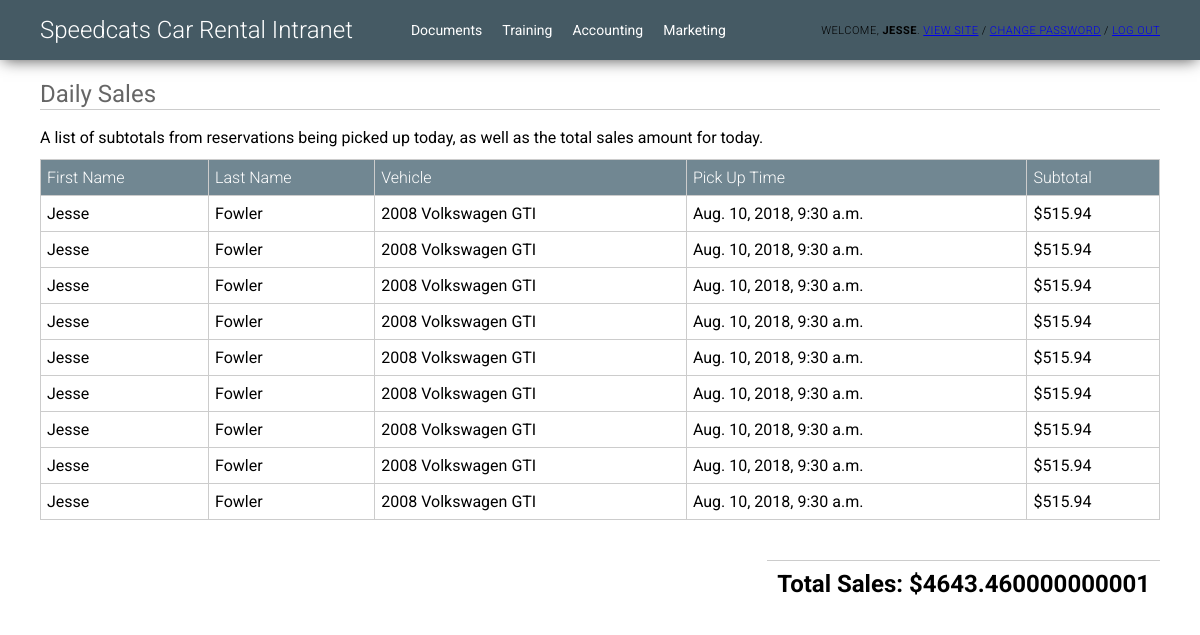
/inventory/daily_sales/ (signed in), run on the app's committed database.
### inventory/models.py (models this page shows, shortened)
class Reservation(models.Model):
	user = models.ForeignKey(settings.AUTH_USER_MODEL, on_delete=models.CASCADE, related_name="reservations")
	vehicle = models.ForeignKey(Vehicle, on_delete=models.CASCADE)
	pick_up_time = models.DateTimeField(blank=False, null=False)
	pick_up_location = models.ForeignKey(Store, on_delete=models.CASCADE, related_name='pick_up_store')
	drop_off_time = models.DateTimeField(blank=False, null=False)
	drop_off_location = models.ForeignKey(Store, on_delete=models.CASCADE, related_name='drop_off_store')
	subtotal = models.DecimalField(max_digits=8, decimal_places=2, null=True)
	tax = models.DecimalField(max_digits=8, decimal_places=2, null=True)
	total = models.DecimalField(max_digits=8, decimal_places=2, null=True)
	miles_driven = models.IntegerField(null=True, blank=True)

class Vehicle(models.Model):
	status_choices = (
		('m', 'Maintenance'),
		('a', 'Available'),
		('r', 'Reserved'),
	)
	vehicle_type_choices = (
		('c', 'Car'),
		('s', 'SUV'),
		('t', 'Truck'),
	)
	engine_type_choices = (
		('i4', 'Inline 4'),
		('i6', 'Inline 6'),
		('v4', 'V4'),
		('v6', 'V6'),
		('v8', 'V8'),
		('w8', 'W8'),
		('vr6', 'VR6'),
		('e', 'Electric'),
		('h', 'Hybrid'),
	)
	VIN = models.CharField(max_length=17)
	store = models.ForeignKey(Store, on_delete=models.CASCADE)
	year = models.IntegerField()
	make = models.CharField(max_length=30)
	model = models.CharField(max_length=30)
	color = models.CharField(max_length=10)
	mileage = models.IntegerField()
	image = models.ImageField(upload_to="vehicle_photos", blank=True)
	gas_mileage = models.IntegerField(null=True, blank=True)
	engine_size = models.DecimalField(max_digits=2, decimal_places=1, null=True, blank=True)
	engine_type = models.CharField(
		max_length=3,
		choices=engine_type_choices,
		default='i4',
	)
	storage_space = models.IntegerField(null=True, blank=True)
	horsepower = models.IntegerField(null=True, blank=True)
	price = models.DecimalField(max_digits=8, decimal_places=2, default=85.99)
	status = models.CharField(
		max_length=1,
		choices=status_choices,
		default='a',
	)
	vehicle_type = models.CharField(
		max_length=1,
		choices=vehicle_type_choices,
		default='c',
	)
	def __str__(self):
		return str(self.year) + ' ' + self.make + ' ' + self.model

### inventory/views.py (the view)
# urls.py: path('daily_sales/', views.daily_sales, name='daily_sales'),
@staff_member_required
def daily_sales(request):
	total = 0.0
	query_results = []
	now = datetime.now().date()
	results = Reservation.objects.all()
	for result in results:
		if result.pick_up_time.date() == now:
			query_results.append(result)
	for reservation in query_results:
		total += float(reservation.subtotal)
	context = {
		"results":query_results,
		"total":total
	}
	return render(request, 'inventory/daily_sales.html', context)

### inventory/templates/inventory/daily_sales.html
{% extends "inventory/intranet_base.html" %}
{% block content %}
<h2 id="pageheader">Daily Sales</h2>
<p id="reportdetail">A list of subtotals from reservations being picked up today, as well
    as the total sales amount for today.</p>
<table id="contenttable">
    <tr>
        <th>First Name</th>
        <th>Last Name</th>
        <th>Vehicle</th>
        <th>Pick Up Time</th>
        <th>Subtotal</th>
    </tr>
    {% for item in results %}
    <tr>
        <td>{{ item.user.first_name }}</td>
        <td>{{ item.user.last_name }}</td>
        <td>{{ item.vehicle }}</td>
        <td>{{ item.pick_up_time }}</td>
        <td>${{ item.subtotal }}</td>
    </tr>
    {% endfor %}
</table>
<h2 id="reporttotal">Total Sales: ${{ total }}</h2>
{% endblock %}

### inventory/templates/inventory/intranet_base.html (shortened to what this page needs)
<!DOCTYPE html>
<html lang="en">
<head>
	{% load static %}
	<link rel="stylesheet" href="{% static 'css/intranet.css' %}">
</head>
<body>
    <div id="header">
        <h1><a href="/admin">Speedcats Car Rental Intranet</a></h1>
        <div id="adminlinks">
            <a href="/inventory/documents/"><p>Documents</p></a>
            <a href="/inventory/training/"><p>Training</p></a>
            <a href="/inventory/accounting/"><p>Accounting</p></a>
            <a href="/inventory/marketing/"><p>Marketing</p></a>
        </div>
        <div id="user-tools">
            Welcome, <strong>{{ user.first_name }}</strong>.
            <a href="/">View site</a> /
            <a href="/admin/password_change/">Change password</a> /
            <a href="/admin/logout/">Log out</a>
        </div>
    </div>
    {% block content %}{% endblock %}
</body>
</html>

### inventory/static/css/intranet.css (style rules this page uses)
html, body { padding: 0; margin: 0; }
body { font-family: "Roboto","Lucida Grande","DejaVu Sans","Bitstream Vera Sans",Verdana,Arial,sans-serif; }
th { text-align: left; }
#header { height: 40px; padding: 10px 40px; width: calc(100% - 80px); background-color: #455A64; box-shadow: 0 3px 15px -3px #4d4d4d; display: flex; justify-content: flex-start; align-items: center; }
#header > h1 { font-weight: 300; font-size: 24px; color: white; padding-right: 28px; margin-right: 20px; }
#header > h1 > a { color: white !important; text-decoration: none !important; }
#adminlinks { display: flex; flex-direction: column; }
#adminlinks > a { text-decoration: none !important; }
#adminlinks > a > p { line-height: 100%; margin: 0; padding: 4px 10px; color: white !important; font-size: 14px; }
#user-tools { padding: 0; margin: 0 0 0 auto; font-weight: 300; font-size: 11px; letter-spacing: 0.5px; text-transform: uppercase; text-align: right; }
#contenttable { margin: 0 40px; width: calc(100% - 80px); border-spacing: 0; border-collapse: collapse; }
#contenttable td, #contenttable th { border: 1px solid #ccc; padding: 8px 6px; }
#contenttable th { background-color: #718792; color: white; font-weight: 300; }
#reportdetail { margin: 18px 40px 12px; }
#reporttotal { margin: 40px; float: right; border-top: 1px solid #ccc; padding: 9px 10px; }
@media only screen and (min-width: 768px) { #adminlinks { display: flex; flex-direction: row; } }
@media only screen and (min-width: 768px) { #adminlinks > a > p { line-height: 100%; margin: 0; padding: 0 10px; color: white !important; } }
@media only screen and (min-width: 768px) { #pageheader { margin: 20px 40px 10px; border-bottom: 1px solid #ccc; padding: 0 0 1px; color: #666; font-weight: 400; font-size: 24px; } }

### data on the page
Reservation: user.first_name "Jesse", user.last_name "Fowler", vehicle "2008 Volkswagen GTI", pick_up_time "Aug. 10, 2018, 9:30 a.m.", subtotal "515.94"
Reservation: user.first_name "Jesse", user.last_name "Fowler", vehicle "2008 Volkswagen GTI", pick_up_time "Aug. 10, 2018, 9:30 a.m.", subtotal "515.94"
Reservation: user.first_name "Jesse", user.last_name "Fowler", vehicle "2008 Volkswagen GTI", pick_up_time "Aug. 10, 2018, 9:30 a.m.", subtotal "515.94"
Reservation: user.first_name "Jesse", user.last_name "Fowler", vehicle "2008 Volkswagen GTI", pick_up_time "Aug. 10, 2018, 9:30 a.m.", subtotal "515.94"
Reservation: user.first_name "Jesse", user.last_name "Fowler", vehicle "2008 Volkswagen GTI", pick_up_time "Aug. 10, 2018, 9:30 a.m.", subtotal "515.94"
Reservation: user.first_name "Jesse", user.last_name "Fowler", vehicle "2008 Volkswagen GTI", pick_up_time "Aug. 10, 2018, 9:30 a.m.", subtotal "515.94"
Reservation: user.first_name "Jesse", user.last_name "Fowler", vehicle "2008 Volkswagen GTI", pick_up_time "Aug. 10, 2018, 9:30 a.m.", subtotal "515.94"
Reservation: user.first_name "Jesse", user.last_name "Fowler", vehicle "2008 Volkswagen GTI", pick_up_time "Aug. 10, 2018, 9:30 a.m.", subtotal "515.94"
Reservation: user.first_name "Jesse", user.last_name "Fowler", vehicle "2008 Volkswagen GTI", pick_up_time "Aug. 10, 2018, 9:30 a.m.", subtotal "515.94"

### other printed values
{{ user.first_name }} "JESSE"
{{ total }} "4643.460000000001"
